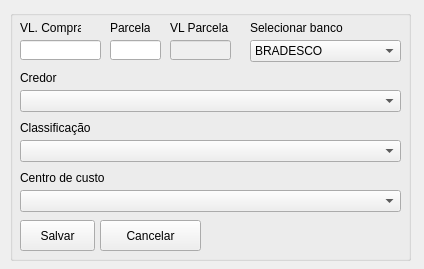
<?xml version="1.0" encoding="UTF-8"?>
<ui version="4.0">
 <class>MainWindow</class>
 <widget class="QMainWindow" name="MainWindow">
  <property name="geometry">
   <rect>
    <x>0</x>
    <y>0</y>
    <width>424</width>
    <height>269</height>
   </rect>
  </property>
  <property name="windowTitle">
   <string>Lançar compras com cartão</string>
  </property>
  <widget class="QWidget" name="centralwidget">
   <widget class="QGroupBox" name="groupBox">
    <property name="geometry">
     <rect>
      <x>10</x>
      <y>10</y>
      <width>401</width>
      <height>251</height>
     </rect>
    </property>
    <property name="title">
     <string/>
    </property>
    <widget class="QLabel" name="label">
     <property name="geometry">
      <rect>
       <x>10</x>
       <y>10</y>
       <width>61</width>
       <height>16</height>
      </rect>
     </property>
     <property name="text">
      <string>VL. Compra</string>
     </property>
    </widget>
    <widget class="QLineEdit" name="txtValor">
     <property name="geometry">
      <rect>
       <x>10</x>
       <y>30</y>
       <width>81</width>
       <height>20</height>
      </rect>
     </property>
    </widget>
    <widget class="QLineEdit" name="txtParcelas">
     <property name="geometry">
      <rect>
       <x>100</x>
       <y>30</y>
       <width>51</width>
       <height>20</height>
      </rect>
     </property>
    </widget>
    <widget class="QLabel" name="label_2">
     <property name="geometry">
      <rect>
       <x>100</x>
       <y>10</y>
       <width>40</width>
       <height>16</height>
      </rect>
     </property>
     <property name="text">
      <string>Parcelas</string>
     </property>
    </widget>
    <widget class="QLabel" name="label_3">
     <property name="geometry">
      <rect>
       <x>10</x>
       <y>60</y>
       <width>40</width>
       <height>16</height>
      </rect>
     </property>
     <property name="text">
      <string>Credor</string>
     </property>
    </widget>
    <widget class="QLabel" name="label_4">
     <property name="geometry">
      <rect>
       <x>10</x>
       <y>110</y>
       <width>71</width>
       <height>16</height>
      </rect>
     </property>
     <property name="text">
      <string>Classificação</string>
     </property>
    </widget>
    <widget class="QLabel" name="label_5">
     <property name="geometry">
      <rect>
       <x>10</x>
       <y>160</y>
       <width>101</width>
       <height>16</height>
      </rect>
     </property>
     <property name="text">
      <string>Centro de custo</string>
     </property>
    </widget>
    <widget class="QPushButton" name="btnSalvar">
     <property name="geometry">
      <rect>
       <x>10</x>
       <y>210</y>
       <width>75</width>
       <height>31</height>
      </rect>
     </property>
     <property name="text">
      <string>Salvar</string>
     </property>
     <property name="icon">
      <iconset>
       <normaloff>icones/floppy-disk_1311670.png</normaloff>icones/floppy-disk_1311670.png</iconset>
     </property>
    </widget>
    <widget class="QPushButton" name="btnCancelar">
     <property name="geometry">
      <rect>
       <x>90</x>
       <y>210</y>
       <width>101</width>
       <height>31</height>
      </rect>
     </property>
     <property name="text">
      <string>Cancelar</string>
     </property>
     <property name="icon">
      <iconset>
       <normaloff>icones/document_1204109.png</normaloff>icones/document_1204109.png</iconset>
     </property>
    </widget>
    <widget class="QLineEdit" name="txtValorParcela">
     <property name="enabled">
      <bool>false</bool>
     </property>
     <property name="geometry">
      <rect>
       <x>160</x>
       <y>30</y>
       <width>61</width>
       <height>20</height>
      </rect>
     </property>
    </widget>
    <widget class="QLabel" name="label_6">
     <property name="geometry">
      <rect>
       <x>160</x>
       <y>10</y>
       <width>61</width>
       <height>16</height>
      </rect>
     </property>
     <property name="text">
      <string>VL Parcela</string>
     </property>
    </widget>
    <widget class="QComboBox" name="comboBox">
     <property name="geometry">
      <rect>
       <x>10</x>
       <y>80</y>
       <width>381</width>
       <height>22</height>
      </rect>
     </property>
    </widget>
    <widget class="QComboBox" name="cmbClassificacao">
     <property name="geometry">
      <rect>
       <x>10</x>
       <y>130</y>
       <width>381</width>
       <height>22</height>
      </rect>
     </property>
    </widget>
    <widget class="QComboBox" name="cmbCentroCusto">
     <property name="geometry">
      <rect>
       <x>10</x>
       <y>180</y>
       <width>381</width>
       <height>22</height>
      </rect>
     </property>
    </widget>
    <widget class="QComboBox" name="cmbBanco">
     <property name="geometry">
      <rect>
       <x>240</x>
       <y>30</y>
       <width>151</width>
       <height>22</height>
      </rect>
     </property>
     <item>
      <property name="text">
       <string>BRADESCO</string>
      </property>
     </item>
     <item>
      <property name="text">
       <string>BANCO DO BRASIL</string>
      </property>
     </item>
     <item>
      <property name="text">
       <string>BANCO ITAU</string>
      </property>
     </item>
    </widget>
    <widget class="QLabel" name="label_7">
     <property name="geometry">
      <rect>
       <x>240</x>
       <y>10</y>
       <width>111</width>
       <height>16</height>
      </rect>
     </property>
     <property name="text">
      <string>Selecionar banco</string>
     </property>
    </widget>
   </widget>
  </widget>
 </widget>
 <resources/>
 <connections/>
</ui>
